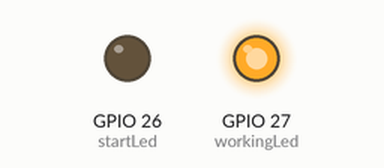
This sketch was run on a simulated ESP32. On the bench: output pins drawn as LEDs (lit = HIGH). WiFi joins after 1.5 s; servers stay silent unless stated; what the sketch prints to the serial monitor is not drawn.

Above: at 0.1 s.
At 1.6 s:
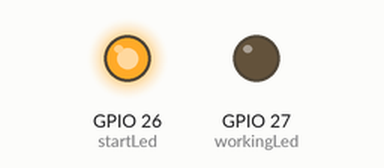
Timing chart, 0 to 3.1 s (numbered marks = the images above):
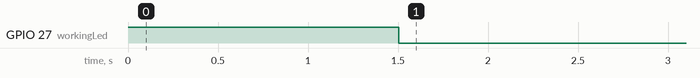

The sketch:

progetto_orientamento.ino
```cpp
#include <WiFi.h>
#include <WiFiClient.h>
#include <WebServer.h>
#include <ESPmDNS.h>
#include <Adafruit_BMP280.h>
#include <Wire.h>
#include "DHT.h"

#define DHTPIN 15
#define DHTTYPE DHT11

const char* ssid = "TIM-38844234";
const char* password = "B&BACASADILIDIA3";
Adafruit_BMP280 bmp;
WebServer server(80);
DHT dht(DHTPIN, DHTTYPE);
int startLed = 26;
int workingLed = 27;

void getHumidity() {
  server.send(200, "text/plain", String(dht.readHumidity()));
}

void getTemperature() {
  server.send(200, "text/plain", String(dht.readTemperature()));
}

void getPascal() {
  server.send(200, "text/plain", String(bmp.readPressure()));
}

void getAltitude() {
  server.send(200, "text/plain", String(bmp.readAltitude()));
}

void handleNotFound() {
  server.send(404, "text/plain", "endPoint sbagliato");
}

void setup(void) {
  pinMode(startLed, OUTPUT);
  pinMode(workingLed, OUTPUT);
  digitalWrite(workingLed, HIGH);
  Serial.begin(115200);
  WiFi.mode(WIFI_STA);
  WiFi.begin(ssid, password);
  Serial.println("");

  // Wait for connection
  while (WiFi.status() != WL_CONNECTED) {
    delay(500);
    Serial.print(".");
  }
  Serial.print("IP address: ");
  Serial.println(WiFi.localIP());

  if (MDNS.begin("esp32")) {
    Serial.println("MDNS responder started");
  }
  digitalWrite(workingLed, LOW);
  digitalWrite(startLed, HIGH);

  bmp.begin(0x76);
  dht.begin();

  server.on("/humidity", getHumidity);
  server.on("/temperature", getTemperature);
  server.on("/pascal", getPascal);
  server.on("/altitude", getAltitude);
  server.onNotFound(handleNotFound);
  server.begin();
}

void loop(void) {
  server.handleClient();
  delay(2);//allow the cpu to switch to other tasks
}
```
